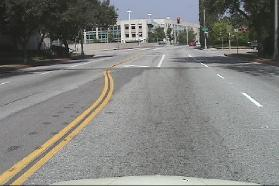
//> input picture sample_data/negative_images/image_0023.jpg, 279 x 186 px
$ ./vehicle_detect ../sample_data/negative_images/image_0023.jpg   (built with g++ and OpenCV 4)
//> lines starting //> are read from the running program, lines starting //| are printed output that depends on the picture; after the words box and inside, x2 and y2 are one past the last pixel; in counts of white or black regions, pixels touching at a corner belong together
//> further down, image is the input picture: 186 rows x 279 cols, CV_8UC3; mean B, G, R 125, 128.3, 128
#include <string>
#include <iostream>
#include <stdio.h>

#include "opencv2/objdetect/objdetect.hpp"
#include "opencv2/highgui/highgui.hpp"
#include "opencv2/imgproc/imgproc.hpp"

using namespace std;
using namespace cv;

/** Global variables */
String cascadeName = "../build/classifier/cascade.xml";
CascadeClassifier cascade;
String windowName = "Capture - Vehicle detection";

/** @function detectAndDisplay */
void detectAndDisplay(Mat image)
{
    vector<Rect> vehicles;
    Mat frame_gray;

    cvtColor(image, frame_gray, COLOR_BGR2GRAY);
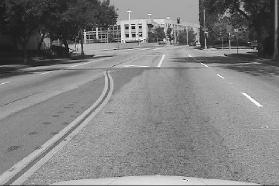
//> frame_gray: 186 rows x 279 cols, CV_8UC1; min 1, max 255, mean 127.8
    equalizeHist(frame_gray, frame_gray);
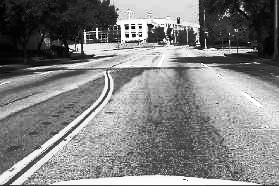
//> frame_gray: 186 rows x 279 cols, CV_8UC1; min 0, max 255, mean 128.7

    //-- Detect vehicles
    cascade.detectMultiScale(frame_gray, vehicles);
//> vehicles = 2 Rects (x, y, width, height): [71, 35, 116, 58], [63, 71, 202, 101]

    const int nVehicles = vehicles.size();
//> nVehicles = 2
    for (size_t i = 0; i < nVehicles; i++)
    {
      Point center(vehicles[i].x + vehicles[i].width*0.5,
        vehicles[i].y + vehicles[i].height*0.5 );
      ellipse(image, center, Size(vehicles[i].width*0.5, vehicles[i].height*0.5),
        0, 0, 360, Scalar(255, 0,255), 4, 8, 0 );
    }
//> this loop made 2 passes
//> center on passes 1 to 2: Point(129, 64), Point(164, 121)
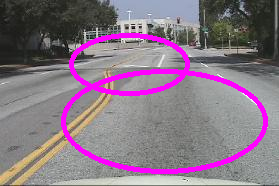
//> image: 186 rows x 279 cols, CV_8UC3; 7.24% of pixels changed, all inside (x1, y1, x2, y2) = (61, 33, 268, 174)

    //-- Show what you got
    imshow(windowName, image);

    //-- Save annotated image
    imwrite("output.jpg", image);
}

/** @function main */
int main(int argc, char **argv)
{
  if (argc < 2)
  {
    cout << "Usage: ./detect <image>" << endl;
    return -1;
  }

  // Load the cascade
  if (!cascade.load(cascadeName))
  {
    cerr << "--(!)Error loading the cascade\n" << endl;
    return -1;
  };

  // Load the image
  Mat image = imread(argv[1]);

  //Apply the classifier to the image
  detectAndDisplay(image);

  waitKey(0);

  return 0;
}

$ run again, on sample_data/negative_images/image_0043.jpg
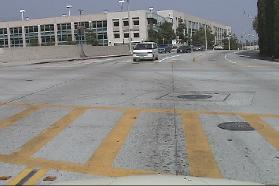
//> input picture sample_data/negative_images/image_0043.jpg, 279 x 186 px
//> image is the input picture: 186 rows x 279 cols, CV_8UC3; mean B, G, R 132.9, 136.8, 139.2
//> in detectAndDisplay, `equalizeHist(frame_gray, frame_gray);`:
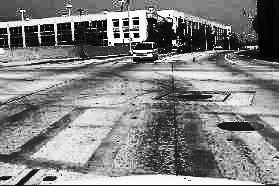
//> frame_gray: 186 rows x 279 cols, CV_8UC1; min 0, max 255, mean 129.8
//> vehicles = 2 Rects (x, y, width, height): [116, 3, 88, 44], [61, 65, 198, 99]
//> nVehicles = 2
//> the loop in detectAndDisplay, `for (size_t i = 0; i < nVehicles; i++)` made 2 passes
//> center on passes 1 to 2: Point(160, 25), Point(160, 114)
//> after the loop in detectAndDisplay, `for (size_t i = 0; i < nVehicles; i++)`:
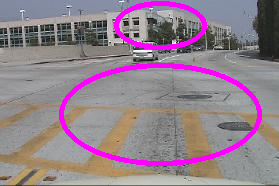
//> image: 186 rows x 279 cols, CV_8UC3; 6.61% of pixels changed, all inside (x1, y1, x2, y2) = (59, 1, 262, 166)

$ run again, on sample_data/negative_images/image_0062.jpg
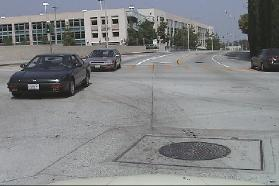
//> input picture sample_data/negative_images/image_0062.jpg, 279 x 186 px
//> image is the input picture: 186 rows x 279 cols, CV_8UC3; mean B, G, R 134.1, 132.6, 131
//> in detectAndDisplay, `equalizeHist(frame_gray, frame_gray);`:
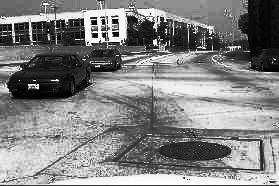
//> frame_gray: 186 rows x 279 cols, CV_8UC1; min 0, max 255, mean 129.2
//> vehicles = 2 Rects (x, y, width, height): [95, 3, 89, 44], [90, 66, 100, 50]
//> nVehicles = 2
//> the loop in detectAndDisplay, `for (size_t i = 0; i < nVehicles; i++)` made 2 passes
//> center on passes 1 to 2: Point(139, 25), Point(140, 91)
//> after the loop in detectAndDisplay, `for (size_t i = 0; i < nVehicles; i++)`:
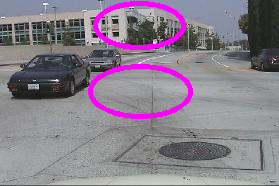
//> image: 186 rows x 279 cols, CV_8UC3; 4.38% of pixels changed, all inside (x1, y1, x2, y2) = (88, 1, 193, 119)
